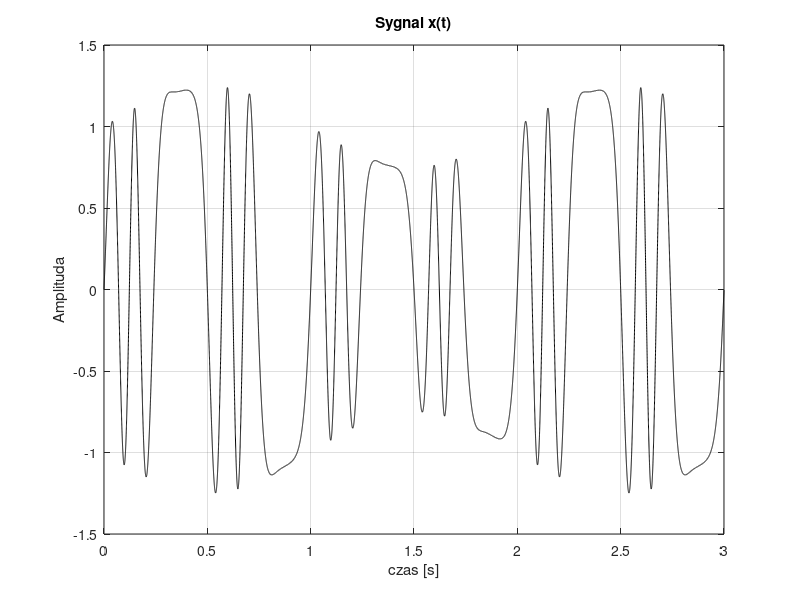

Source code (MATLAB):
clear all; close all;
fpr = 8000;         % Częstotliwość próbkowania (Hz)
Nx = 3 * fpr;       % Czas trwania 3 sekundy
dt = 1/fpr;         % Okres próbkowania
t = dt * (0:Nx-1);  % Chwile próbkowania                   % chwilepobieraniaprobek

fA = 0.5;
kA = 0.25;
f0 = 5;
fF = 2;
kF = 5;
A = 1;

mA_t = sin(2*pi*fA*t); % Sygnal modulujacy AM
mF_t = sin(2*pi*fF*t); % Sygnal modulujacy FM

A_x_t = A*(1+ kA *mA_t); % A_x(t) z tabeli 2.2
Phi_x_t = (2*pi*kF * cumsum(mF_t) * dt); % phi_x(t) x7

katAlfa_t = 2*pi*f0*t + Phi_x_t;

x = A_x_t.*sin(katAlfa_t);

%sygnał wynikowy


kol = "-k";

figure(1)
plot(t,x,kol); grid; title('Sygnal x(t)'); xlabel('czas [s]'); ylabel('Amplituda');


% Z powodzeniem zaimplementowano sygnał AM-FM, poprawnie rozdzielając stałą częstotliwość nośną od zmiennej fazy modulującej.
% Sygnał wykazuje sinusoidalną zmianę amplitudy z f=0.5 Hz oraz sinusoidalną zmianę częstotliwości od 0 Hz do 10 Hz.
